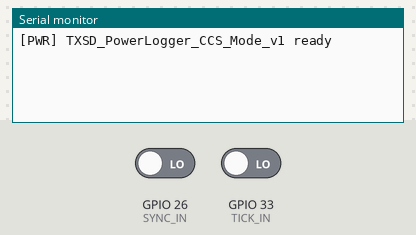
The sketch below on a simulated ESP32. On the bench: the last lines printed to the serial monitor. The test bench sets the inputs (shaded band); at power-on: GPIO 26 (SYNC_IN) LOW, GPIO 33 (TICK_IN) LOW. Storage starts empty.

Above: at 1.2 s.
1.3 s: GPIO 26 (SYNC_IN) driven HIGH
At 2.5 s:
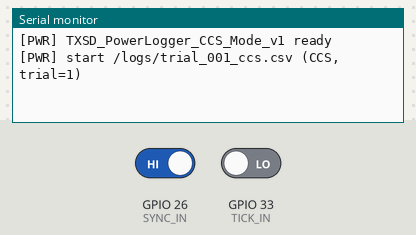
2.8 s: GPIO 26 (SYNC_IN) driven LOW
At 3.6 s:
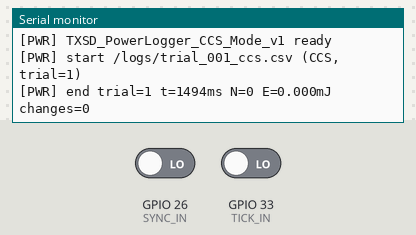

The sketch:

TXSD_PowerLogger_CCS_Mode.ino
```cpp
// === TXSD_PowerLogger_CCS_Mode.ino ===
// Board: ESP32 Dev Module (Arduino-ESP32 v3.x)
//
// Extended version of TXSD_PowerLogger_PASS_THRU_ON_v2.ino
// Supports CCS mode with interval_ms field in UART input.
//
// Input format from TX:
//   Fixed mode: "mv,uA\n"
//   CCS mode:   "mv,uA,interval_ms\n"
//
// Output CSV format:
//   "ms,mV,µA,p_mW,interval_ms"
//
// Tracks interval distribution and transitions for CCS mode analysis.

#include <Arduino.h>
#include <SPI.h>
#include <SD.h>
#include <WiFi.h>

HardwareSerial uart1(1);

// ---- Pin/Constants ----
static const int RX_PIN   = 34;
static const int SD_CS    = 5;
static const int SYNC_IN  = 26;
static const int TICK_IN  = 33;

#define USE_TICK_INPUT    1
#define SD_CHUNK_BYTES    16384
#define UART_RXBUF_BYTES  16384
#define LINE_MAX_BYTES    64

// ---- Variables ----
File f;
volatile bool syncLvl = false, syncEdge = false;
volatile uint32_t advCountISR = 0;

bool     logging = false;
uint32_t t0_ms = 0, tPrev = 0;
uint32_t lineN = 0, badLines = 0;

// Energy integration
double   E_mJ = 0.0;
uint32_t dtMin = 0xFFFFFFFF, dtMax = 0;
double   sumDt = 0.0, sumDt2 = 0.0;
int64_t  sum_mv = 0, sum_uA = 0;
uint32_t sampN = 0;
static   uint32_t trialIndex = 0;

// CCS mode tracking
uint32_t interval_100_count = 0;
uint32_t interval_500_count = 0;
uint32_t interval_2000_count = 0;
uint32_t intervalChangeCount = 0;
uint16_t lastInterval = 0;

// SD buffer
static uint8_t sdBuf[SD_CHUNK_BYTES];
static size_t  sdLen = 0;

// Line buffer
static char    lineBuf[LINE_MAX_BYTES];
static size_t  lbLen = 0;

static const char FW_TAG[] = "TXSD_PowerLogger_CCS_Mode_v1";

static inline void sd_flush_chunk() {
  if (sdLen) { f.write(sdBuf, sdLen); sdLen = 0; }
}
static inline void sd_puts(const char* s, size_t n) {
  if (sdLen + n > SD_CHUNK_BYTES) sd_flush_chunk();
  memcpy(sdBuf + sdLen, s, n); sdLen += n;
}

void IRAM_ATTR onSync() {
  bool s = digitalRead(SYNC_IN);
  if (s != syncLvl) { syncLvl = s; syncEdge = true; }
}
void IRAM_ATTR onTick() { if (logging && USE_TICK_INPUT) advCountISR++; }

String nextPath() {
  SD.mkdir("/logs");
  char p[64];
  for (uint32_t id = 1;; ++id) {
    snprintf(p, sizeof(p), "/logs/trial_%03lu_ccs.csv", (unsigned long)id);
    if (!SD.exists(p)) return String(p);
  }
}

void startTrial() {
  String path = nextPath();
  f = SD.open(path, FILE_WRITE);
  if (!f) { Serial.println("[SD] open FAIL"); return; }

  // Header
  f.println("ms,mV,µA,p_mW,interval_ms");
  trialIndex++;
  f.printf("# meta, firmware=%s, trial_index=%lu\r\n",
           FW_TAG, (unsigned long)trialIndex);

  logging = true;
  t0_ms = millis(); tPrev = t0_ms; lineN = badLines = 0;
  E_mJ = 0.0; sampN = 0; sum_mv = sum_uA = 0;
  sumDt = sumDt2 = 0.0; dtMin = 0xFFFFFFFF; dtMax = 0;
  advCountISR = 0;

  // Reset CCS tracking
  interval_100_count = 0;
  interval_500_count = 0;
  interval_2000_count = 0;
  intervalChangeCount = 0;
  lastInterval = 0;

  // Clear UART buffer
  while (uart1.available()) uart1.read();
  sdLen = 0; lbLen = 0;

  Serial.printf("[PWR] start %s (CCS, trial=%lu)\n", path.c_str(), (unsigned long)trialIndex);
}

void endTrial() {
  if (!logging) return;
  logging = false;

  uint32_t t_ms = millis() - t0_ms;
  uint32_t Nadv = USE_TICK_INPUT ? advCountISR : 0;
  double Eper_uJ = (Nadv > 0) ? (E_mJ * 1000.0 / Nadv) : 0.0;

  // Summary
  sd_flush_chunk();
  f.printf("# summary, ms_total=%lu, adv_count=%lu, E_total_mJ=%.3f, E_per_adv_uJ=%.1f\r\n",
           (unsigned long)t_ms, (unsigned long)Nadv, E_mJ, Eper_uJ);

  double meanDt = (sampN > 0) ? (sumDt / sampN) : 0.0;
  double varDt  = (sampN > 0) ? (sumDt2 / sampN) - meanDt * meanDt : 0.0;
  double stdDt  = (varDt > 0) ? sqrt(varDt) : 0.0;
  double rate_hz = (meanDt > 0) ? (1000.0 / meanDt) : 0.0;
  double mean_mv = (sampN > 0) ? (double)sum_mv / (double)sampN : 0.0;
  double mean_uA = (sampN > 0) ? (double)sum_uA / (double)sampN : 0.0;
  double mean_mA = mean_uA / 1000.0;
  double meanPmW = (mean_mv * mean_uA) / 1000.0;

  f.printf("# diag, samples=%lu, rate_hz=%.2f, mean_v=%.3f, mean_i=%.3f, mean_p_mW=%.1f\r\n",
           (unsigned long)sampN, rate_hz, mean_mv / 1000.0, mean_mA, meanPmW);
  f.printf("# diag, dt_ms_mean=%.3f, dt_ms_std=%.3f, dt_ms_min=%lu, dt_ms_max=%lu, parse_drop=%lu\r\n",
           meanDt, stdDt, (unsigned long)(dtMin == 0xFFFFFFFF ? 0 : dtMin), (unsigned long)dtMax, (unsigned long)badLines);

  // CCS-specific summary
  uint32_t totalIntervals = interval_100_count + interval_500_count + interval_2000_count;
  f.printf("# ccs, interval_100ms=%lu (%.1f%%), interval_500ms=%lu (%.1f%%), interval_2000ms=%lu (%.1f%%)\r\n",
           (unsigned long)interval_100_count, totalIntervals > 0 ? 100.0 * interval_100_count / totalIntervals : 0.0,
           (unsigned long)interval_500_count, totalIntervals > 0 ? 100.0 * interval_500_count / totalIntervals : 0.0,
           (unsigned long)interval_2000_count, totalIntervals > 0 ? 100.0 * interval_2000_count / totalIntervals : 0.0);
  f.printf("# ccs, interval_changes=%lu\r\n", (unsigned long)intervalChangeCount);

  f.printf("# sys, cpu_mhz=%d, wifi_mode=%s, free_heap=%lu\r\n",
           getCpuFrequencyMhz(), (WiFi.getMode() == WIFI_OFF ? "OFF" : "ON"), (unsigned long)ESP.getFreeHeap());

  f.flush(); f.close();
  Serial.printf("[PWR] end trial=%lu t=%lums N=%lu E=%.3fmJ changes=%lu\n",
                (unsigned long)trialIndex, (unsigned long)t_ms, (unsigned long)Nadv, E_mJ, (unsigned long)intervalChangeCount);
}

// Parse "mv,uA" or "mv,uA,interval_ms"
static inline bool parse_line(const char* s, int32_t& mv, int32_t& uA, uint16_t& interval_ms) {
  const char* p = s;
  long a = 0, b = 0, c = 0;
  bool hasInterval = false;

  // Parse mv
  if (!*p) return false;
  while (*p >= '0' && *p <= '9') { a = a * 10 + (*p - '0'); ++p; }
  if (*p != ',') return false; ++p;

  // Parse uA
  if (!*p) return false;
  while (*p >= '0' && *p <= '9') { b = b * 10 + (*p - '0'); ++p; }

  // Check for optional interval_ms
  if (*p == ',') {
    ++p;
    if (*p) {
      while (*p >= '0' && *p <= '9') { c = c * 10 + (*p - '0'); ++p; }
      hasInterval = true;
    }
  }

  mv = (int32_t)a;
  uA = (int32_t)b;
  interval_ms = hasInterval ? (uint16_t)c : 0;
  return true;
}

void setup() {
  Serial.begin(115200);

  // SD
  SPI.begin(18, 19, 23, SD_CS);
  if (!SD.begin(SD_CS)) { Serial.println("[SD] init FAIL"); while (1) delay(1000); }

  // UART (RX only)
  uart1.begin(230400, SERIAL_8N1, RX_PIN, -1);
  uart1.setRxBufferSize(UART_RXBUF_BYTES);

  // SYNC/TICK
  pinMode(SYNC_IN, INPUT_PULLDOWN);
  attachInterrupt(digitalPinToInterrupt(SYNC_IN), onSync, CHANGE);
  pinMode(TICK_IN, INPUT_PULLDOWN);
  attachInterrupt(digitalPinToInterrupt(TICK_IN), onTick, RISING);

  syncLvl = digitalRead(SYNC_IN);
  if (syncLvl) startTrial();

  Serial.printf("[PWR] %s ready\n", FW_TAG);
}

void loop() {
  // SYNC edge detection
  if (syncEdge) {
    noInterrupts(); bool s = syncLvl; syncEdge = false; interrupts();
    if (s && !logging) {
      startTrial();
    } else if (!s && logging) {
      endTrial();
    }
  }

  // UART receive (passthrough + aggregation)
  while (uart1.available()) {
    char c = (char)uart1.read();
    if (c == '\n') {
      if (logging && f) {
        uint32_t tNow = millis();
        uint32_t dt = tNow - tPrev; tPrev = tNow;
        if (lbLen > 0 && lbLen < LINE_MAX_BYTES) {
          lineBuf[lbLen] = '\0';  // Null terminate

          int32_t mv = 0, uA = 0;
          uint16_t interval_ms = 0;

          if (parse_line(lineBuf, mv, uA, interval_ms)) {
            // Aggregation
            sampN++;
            sum_mv += mv; sum_uA += uA;
            sumDt += dt; sumDt2 += (double)dt * (double)dt;
            if (dt < dtMin) dtMin = dt;
            if (dt > dtMax) dtMax = dt;

            // Energy integration
            double p_mW = ((double)mv * (double)uA) / 1000000.0;
            E_mJ += p_mW * (dt / 1000.0);

            // Track interval distribution
            if (interval_ms == 100) interval_100_count++;
            else if (interval_ms == 500) interval_500_count++;
            else if (interval_ms == 2000) interval_2000_count++;

            // Track interval changes
            if (lastInterval != 0 && interval_ms != lastInterval) {
              intervalChangeCount++;
            }
            lastInterval = interval_ms;

            // Write to SD: "ms,mv,uA,p_mW,interval_ms\r\n"
            char outLine[64];
            int len = snprintf(outLine, sizeof(outLine), "%lu,%ld,%ld,%.1f,%u\r\n",
                               (unsigned long)(tNow - t0_ms),
                               (long)mv, (long)uA, p_mW,
                               (unsigned)interval_ms);
            sd_puts(outLine, len);
            lineN++;
          } else {
            badLines++;
          }
        } else {
          badLines++;
        }
      }
      lbLen = 0;
    } else if (c != '\r') {
      if (lbLen < LINE_MAX_BYTES - 1) lineBuf[lbLen++] = c;
      else badLines++;
    }
  }

  // Flush SD buffer when nearly full
  if (sdLen >= (SD_CHUNK_BYTES - 128)) sd_flush_chunk();

  // Yield
  vTaskDelay(1);
}
```

Measured:
- after the input at 1.3 s, the serial monitor: prints a new line at once (image 1)
- after the input at 2.8 s, the serial monitor: prints a new line at once (image 2)
